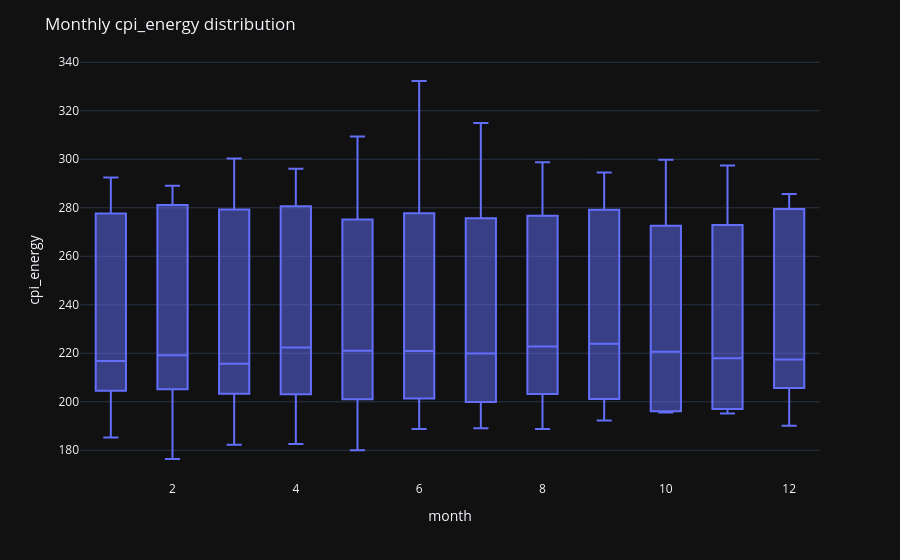

This figure's notebook cell:
### Code cell
plot_monthly_boxplots(df_cpi,label='cpi_energy')

### Figure 1 — Plotly figure (JSON) as saved in the notebook; plotly's stock layout.template omitted (floating-point values rounded to 4 significant figures; data arrays with more than 128 entries replaced by an {"elided": "..."} marker saying what was removed)
{"data": [{"alignmentgroup": "True", "hovertemplate": "month=%{x}<br>cpi_energy=%{y}<extra></extra>", "legendgroup": "", "marker": {"color": "#636efa"}, "name": "", "notched": false, "offsetgroup": "", "orientation": "v", "showlegend": false, "type": "box", "x": {"elided": "129 int values"}, "x0": " ", "xaxis": "x", "y": {"elided": "129 float values"}, "y0": " ", "yaxis": "y"}], "layout": {"boxmode": "group", "legend": {"tracegroupgap": 0}, "margin": {"t": 60}, "title": {"text": "Monthly cpi_energy distribution"}, "xaxis": {"anchor": "y", "domain": [0, 1], "title": {"text": "month"}}, "yaxis": {"anchor": "x", "domain": [0, 1], "title": {"text": "cpi_energy"}}}}
